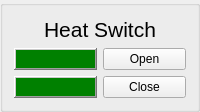
       <widget class="QGroupBox" name="heatSwitch_groupBox">
        <property name="sizePolicy">
         <sizepolicy hsizetype="Preferred" vsizetype="Preferred">
          <horstretch>0</horstretch>
          <verstretch>0</verstretch>
         </sizepolicy>
        </property>
        <property name="title">
         <string/>
        </property>
        <layout class="QGridLayout" name="gridLayout_2">
         <item row="3" column="1">
          <widget class="QPushButton" name="closeHeatSwitch">
           <property name="sizePolicy">
            <sizepolicy hsizetype="Minimum" vsizetype="Expanding">
             <horstretch>0</horstretch>
             <verstretch>0</verstretch>
            </sizepolicy>
           </property>
           <property name="text">
            <string>Close</string>
           </property>
          </widget>
         </item>
         <item row="1" column="1">
          <widget class="QPushButton" name="openHeatSwitch">
           <property name="sizePolicy">
            <sizepolicy hsizetype="Minimum" vsizetype="Expanding">
             <horstretch>0</horstretch>
             <verstretch>0</verstretch>
            </sizepolicy>
           </property>
           <property name="text">
            <string>Open</string>
           </property>
          </widget>
         </item>
         <item row="0" column="0" colspan="2">
          <widget class="QLabel" name="label_8">
           <property name="font">
            <font>
             <pointsize>16</pointsize>
            </font>
           </property>
           <property name="text">
            <string>Heat Switch</string>
           </property>
           <property name="alignment">
            <set>Qt::AlignCenter</set>
           </property>
          </widget>
         </item>
         <item row="1" column="0">
          <widget class="QLabel" name="openHeatSwitch_label">
           <property name="palette">
            <palette>
             <active>
              <colorrole role="Base">
               <brush brushstyle="SolidPattern">
                <color alpha="255">
                 <red>255</red>
                 <green>255</green>
                 <blue>255</blue>
                </color>
               </brush>
              </colorrole>
              <colorrole role="Window">
               <brush brushstyle="SolidPattern">
                <color alpha="255">
                 <red>0</red>
                 <green>128</green>
                 <blue>0</blue>
                </color>
               </brush>
              </colorrole>
             </active>
             <inactive>
              <colorrole role="Base">
               <brush brushstyle="SolidPattern">
                <color alpha="255">
                 <red>255</red>
                 <green>255</green>
                 <blue>255</blue>
                </color>
               </brush>
              </colorrole>
              <colorrole role="Window">
               <brush brushstyle="SolidPattern">
                <color alpha="255">
                 <red>0</red>
                 <green>128</green>
                 <blue>0</blue>
                </color>
               </brush>
              </colorrole>
             </inactive>
             <disabled>
              <colorrole role="Base">
               <brush brushstyle="SolidPattern">
                <color alpha="255">
                 <red>0</red>
                 <green>128</green>
                 <blue>0</blue>
                </color>
               </brush>
              </colorrole>
              <colorrole role="Window">
               <brush brushstyle="SolidPattern">
                <color alpha="255">
                 <red>0</red>
                 <green>128</green>
                 <blue>0</blue>
                </color>
               </brush>
              </colorrole>
             </disabled>
            </palette>
           </property>
           <property name="autoFillBackground">
            <bool>true</bool>
           </property>
           <property name="frameShape">
            <enum>QFrame::WinPanel</enum>
           </property>
           <property name="frameShadow">
            <enum>QFrame::Raised</enum>
           </property>
           <property name="text">
            <string/>
           </property>
          </widget>
         </item>
         <item row="3" column="0">
          <widget class="QLabel" name="closeHeatSwitch_label">
           <property name="palette">
            <palette>
             <active>
              <colorrole role="Base">
               <brush brushstyle="SolidPattern">
                <color alpha="255">
                 <red>255</red>
                 <green>255</green>
                 <blue>255</blue>
                </color>
               </brush>
              </colorrole>
              <colorrole role="Window">
               <brush brushstyle="SolidPattern">
                <color alpha="255">
                 <red>0</red>
                 <green>128</green>
                 <blue>0</blue>
                </color>
               </brush>
              </colorrole>
             </active>
             <inactive>
              <colorrole role="Base">
               <brush brushstyle="SolidPattern">
                <color alpha="255">
                 <red>255</red>
                 <green>255</green>
                 <blue>255</blue>
                </color>
               </brush>
              </colorrole>
              <colorrole role="Window">
               <brush brushstyle="SolidPattern">
                <color alpha="255">
                 <red>0</red>
                 <green>128</green>
                 <blue>0</blue>
                </color>
               </brush>
              </colorrole>
             </inactive>
             <disabled>
              <colorrole role="Base">
               <brush brushstyle="SolidPattern">
                <color alpha="255">
                 <red>0</red>
                 <green>128</green>
                 <blue>0</blue>
                </color>
               </brush>
              </colorrole>
              <colorrole role="Window">
               <brush brushstyle="SolidPattern">
                <color alpha="255">
                 <red>0</red>
                 <green>128</green>
                 <blue>0</blue>
                </color>
               </brush>
              </colorrole>
             </disabled>
            </palette>
           </property>
           <property name="autoFillBackground">
            <bool>true</bool>
           </property>
           <property name="frameShape">
            <enum>QFrame::WinPanel</enum>
           </property>
           <property name="frameShadow">
            <enum>QFrame::Raised</enum>
           </property>
           <property name="text">
            <string/>
           </property>
          </widget>
         </item>
        </layout>
       </widget>
